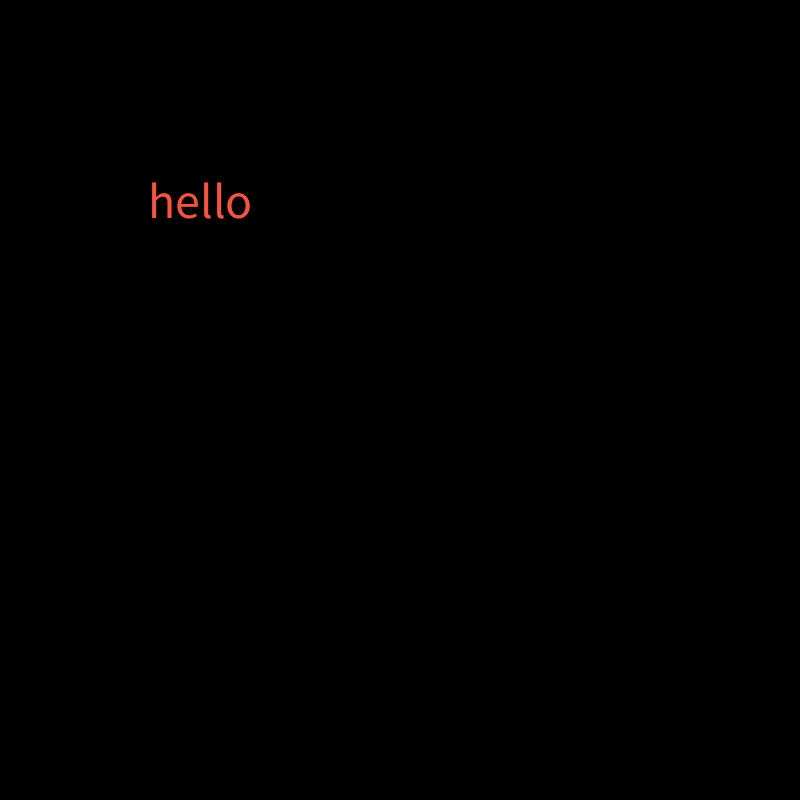
Frame 1 (no input)
Frame 60 (the mouse pressed at the canvas centre just before this capture): identical to frame 1, image omitted
Frame 120 (the mouse held since frame 60 and released just before this capture): identical to frame 1, image omitted

The Processing sketch that drew this single still picture (run headless with seeded random() and noise(); from frame 60 on, the mouse is pressed at the canvas centre):

// Processing sketch: button_class
// ── button_class.pde
button mybutton;
boolean mouseReleased;
boolean wasPressed;

color blue =#18a8f5;
color yellow =#f7e00f;
color green =#3afa0f;
color red =#f55442;
color orange =#f7a414;
color black=#000000;
color white=#FFFFFF;

int backgroundcolor;




void setup(){
  size(800,800);
  backgroundcolor=black;
  mybutton= new button("hello",200,200,200,200,black,red);
 
  
}

void draw(){
  click();
  background(backgroundcolor);
  mybutton.show();
  mybutton.clicked();
}

// ── buttonOOP.pde
class button{
  int x,y,w,h;
  boolean clicked;
  int normal, highlight;
  String text;
  
  button(String t,int _x,int _y,int _w,int _h,color norm, color highl){
    x=_x;
    y=_y;
    w=_w;
    h=_h;
    text=t;
    highlight=highl;
    normal=norm;
    clicked=false;
      
  }
  
  void show(){
     rectMode(CENTER);
    textAlign(CENTER,CENTER);
    drawRect();
    drawLabel();
    checkForClick();
    
 
}

 void drawRect(){
    if(mouseX>x-w/2 && mouseX<x+w/2 && mouseY>y-h/2 && mouseY<y+h/2){
      
      fill(highlight);
    }else{
      fill(normal);
    }
    stroke(0);
    strokeWeight(4);
    rect(x,y,w,h,30);
 
    
  }
  
  void drawLabel(){
      if(mouseX>x-w/2 && mouseX<x+w/2 && mouseY>y-h/2 && mouseY<y+h/2){
      fill(normal);
    }else{
      fill(highlight);
    }
    textSize(w/4);
    text(text,x,y);
    
  }
  
  void checkForClick(){
     if (mouseReleased &&mouseX>x-w/2 && mouseX<x+w/2 && mouseY>y-h/2 && mouseY<y+h/2){
    clicked=true;
    
  }else{
clicked=false;

  } 
  
  
  }
  
  void clicked(){
    if(clicked==true){
      backgroundcolor=white;
    }
  }
  
  }

// ── utilities.pde
void click(){
  mouseReleased=false;
  if(mousePressed) wasPressed= true; 
  if(wasPressed && !mousePressed){
    
    mouseReleased=true;
    wasPressed=false;
  }
}
